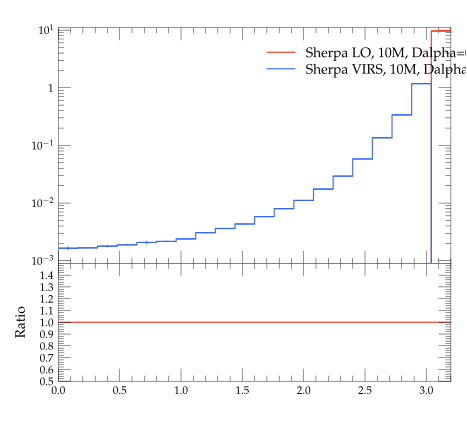

The Python source for this figure:
#! /usr/bin/env python

# This Python script was auto-generated using YODA v2.0.0.
# Analysis object: /evtb/cutEg_tjb_dphi
# Timestamp: 15-04-2024 (14:39:01)

import matplotlib as mpl
import matplotlib.pyplot as plt
mpl.use('Agg') # comment out for interactive use
import os
import numpy as np

plotDir = os.path.split(os.path.realpath(__file__))[0]
if 'YODA_USER_PLOT_PATH' in globals():
    plot_outdir = globals()['YODA_USER_PLOT_PATH']
else:
    plot_outdir = plotDir

#plot style
plt.style.use(os.path.join(plotDir, '../default.mplstyle'))
# plot metadata
figW, figH = plt.rcParams['figure.figsize']
ax_xLabel = r''
ax_yLabel = r''
ax_title  = r''
ax_xScale = 'linear'
ax_yScale = 'log'
xLims = (0.0, 3.2)
yLims = (0.0009000000000000001, 11.0)

# TeX-friendly labels for the legend
labels = [ r"Sherpa LO, 10M, Dalpha=0.01", r"Sherpa VIRS, 10M, Dalpha=0.01" ]

# Create figure and axis objects
fig, (ax, ratio0_ax) = plt.subplots(2, 1, sharex=True,
                  figsize=(figW,figH), gridspec_kw={'height_ratios': (2, 1)})
ratio0_ax.yaxis.set_major_locator(mpl.ticker.MultipleLocator(0.1))
ratio0_ax.set_ylim(0.5, 1.4999)
ratio0_ax.set_ylabel('Ratio')

# LineColor map: curve index -> color
linecolors = {0: '#EE3311', 1: '#3366FF'}
# the numerical data is stored in a separate file
dataf = dict()
prefix = os.path.split(__file__)[0]
if prefix:    prefix = prefix + '/'
exec(open(prefix+'cutEg_tjb_dphi__data.py').read(), dataf)


legend_handles = [] # keep track of handles for the legend

# style options for curves
# starts at zorder>=5 to draw curve on top of legend
styles = {
  'curve0': {
    'color' : linecolors[0],
    'linestyle' : '-',
    'marker' : 'o',
    'zorder' : 5,
    'histstyle' : True,
  },
  'curve1': {
    'color' : linecolors[1],
    'linestyle' : '-',
    'marker' : 'o',
    'zorder' : 6,
    'histstyle' : True,
  },
}
# curve from input yoda files in main panel
for label in dataf['yvals'].keys():
    if all(np.isnan(v) for v in dataf['yvals'][label]):
        continue
    tmp = None
    if styles[label]['histstyle']: # draw as histogram
        tmp, = ax.plot(dataf['xedges'], dataf['yedges'][label],
                       color=styles[label]['color'],
                       linestyle=styles[label]['linestyle'],
                       drawstyle='steps-pre', solid_joinstyle='miter',
                       zorder=styles[label]['zorder'], label=label)
        ax.errorbar(dataf['xpoints'], dataf['yvals'][label], color=styles[label]['color'],
                    xerr=dataf['xerrs'], yerr=[dataf['ydowns'][label], dataf['yups'][label]],
                    linestyle='none', zorder=styles[label]['zorder'])
    else: # draw as scatter
        tmp = ax.errorbar(dataf['xpoints'], dataf['yvals'][label],
                          xerr=dataf['xerrs'],
                          yerr=[ dataf['ydowns'][label],
                          dataf['yups'][label] ],
                          fmt=styles[label]['marker'],
                          ecolor=styles[label]['color'],
                          color=styles[label]['color'], zorder=2)
        tmp[-1][0].set_linestyle(styles[label]['linestyle'])
    legend_handles += [tmp]
    for varLabel in dataf['variation_yvals'].keys():
        if varLabel.startswith(label):
            tmp, = ax.plot(dataf['xedges'], dataf['variation_yvals'][varLabel],
                           color=styles[label]['color'],
                           linestyle=styles[label]['linestyle'],
                           drawstyle='steps-pre', solid_joinstyle='miter',
                           zorder=styles[label]['zorder'], alpha=0.5)


# plots on ratio panel
# curve from input yoda files in ratio panel
for label, yvals in dataf['ratio0_yvals'].items():
    if all(np.isnan(v) for v in yvals):
        continue
    if styles[label]['histstyle']: # plot as histogram
        ratio0_ax.plot(dataf['xedges'], yvals,
                       color=styles[label]['color'],
                       linestyle=styles[label]['linestyle'],
                       drawstyle='steps-pre', zorder=1,
                       solid_joinstyle='miter')
        ratio0_ax.vlines(dataf['xpoints'],
                         dataf['ratio0_ymin'][label],
                         dataf['ratio0_ymax'][label],
                         color=styles[label]['color'], zorder=1)
    else: # plot as scatter
        tmp = ratio0_ax.errorbar(dataf['xpoints'],
                                 yvals, xerr=dataf['xerrs'],
                                 yerr=dataf['ratio0_yerrs'][label],
                                 fmt=styles[label]['marker'],
                                 ecolor=styles[label]['color'],
                                 color=styles[label]['color'])
        tmp[-1][0].set_linestyle(styles[label]['linestyle'])

    for varlabel in dataf['ratio0_variation_vals'].keys():
        if varlabel.startswith(label):
            ratio0_ax.plot(dataf['xedges'],
                            dataf['ratio0_variation_vals'][varlabel],
                            color=styles[label]['color'],
                            linestyle=styles[label]['linestyle'],
                            drawstyle='steps-pre', solid_joinstyle='miter',
                            zorder=1, alpha=0.5)

legend_pos = (0.5, 0.97)
ax.legend(legend_handles, labels, loc='upper left', bbox_to_anchor=legend_pos)

# set plot metadata as defined above
ratio0_ax.set_xlabel(ax_xLabel)
ratio0_ax.xaxis.set_label_coords(1., -.15)
ax.set_ylabel(ax_yLabel, loc='top')
ax.set_title(ax_title, loc='left')
ax.set_xscale(ax_xScale)
ax.set_yscale(ax_yScale)
ax.set_xlim(xLims)
ax.set_ylim(yLims)

# tick formatting
plt.rcParams['xtick.top'] = True
plt.rcParams['ytick.right'] = True
ax.yaxis.set_major_locator(mpl.ticker.LogLocator(base=10.0, numticks=np.inf))
ax.yaxis.set_minor_locator(mpl.ticker.LogLocator(
                           base=10.0, subs=np.arange(0.1, 1, 0.1), numticks=np.inf))
fig.align_ylabels((ax, ratio0_ax))
plt.savefig(os.path.join(plot_outdir, 'cutEg_tjb_dphi.pdf'), format='PDF')
plt.savefig(os.path.join(plot_outdir, 'cutEg_tjb_dphi.png'), format='PNG')

plt.close(fig)
